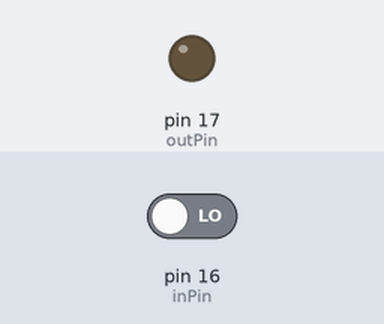
A sketch run on a simulated Arduino Uno, built with avr-gcc and run on an emulated ATmega328P. On the bench: output pins drawn as LEDs (lit = HIGH). Inputs (shaded band) come from the test bench; at power-on: pin 16 (inPin) LOW.

Above: at 1.2 s.
1.3 s: pin 16 (inPin) driven HIGH
At 2.0 s:
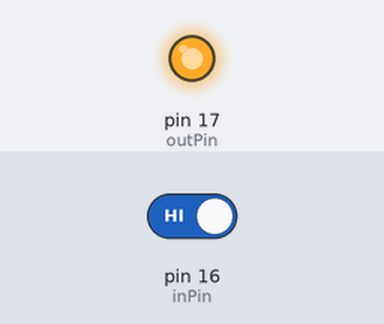
2.8 s: pin 16 (inPin) driven LOW
At 3.1 s:
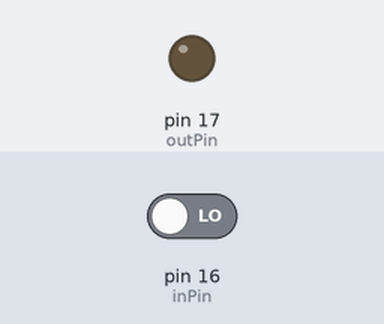
Timing chart, 0 to 5.8 s (numbered marks = the images above; inputs shaded):
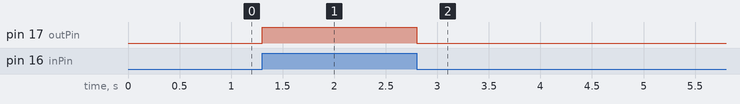

The sketch:

SUN_YUCHEN_LAB411.ino
```cpp
int inPin = 16; //switch connected to P16
int outPin = 17; // LED connected to P17
int val = 0; // variable to store the read value

void setup() {
  // put your setup code here, to run once:
  pinMode(inPin, INPUT); // set digital pin 7 as input
  pinMode(outPin,OUTPUT); //initialize digital pin LED_BUILTIN as an outpuy
}

void loop() {
  // put your main code here, to run repeatedly:
  val = digitalRead(inPin); // read the input pin
  digitalWrite(outPin,val); // turn the LED off when the switch is pressed
}
```

Measured:
- after the input at 1.3 s, pin 17 (outPin): LOW → HIGH at once
- after the input at 2.8 s, pin 17 (outPin): HIGH → LOW at once
